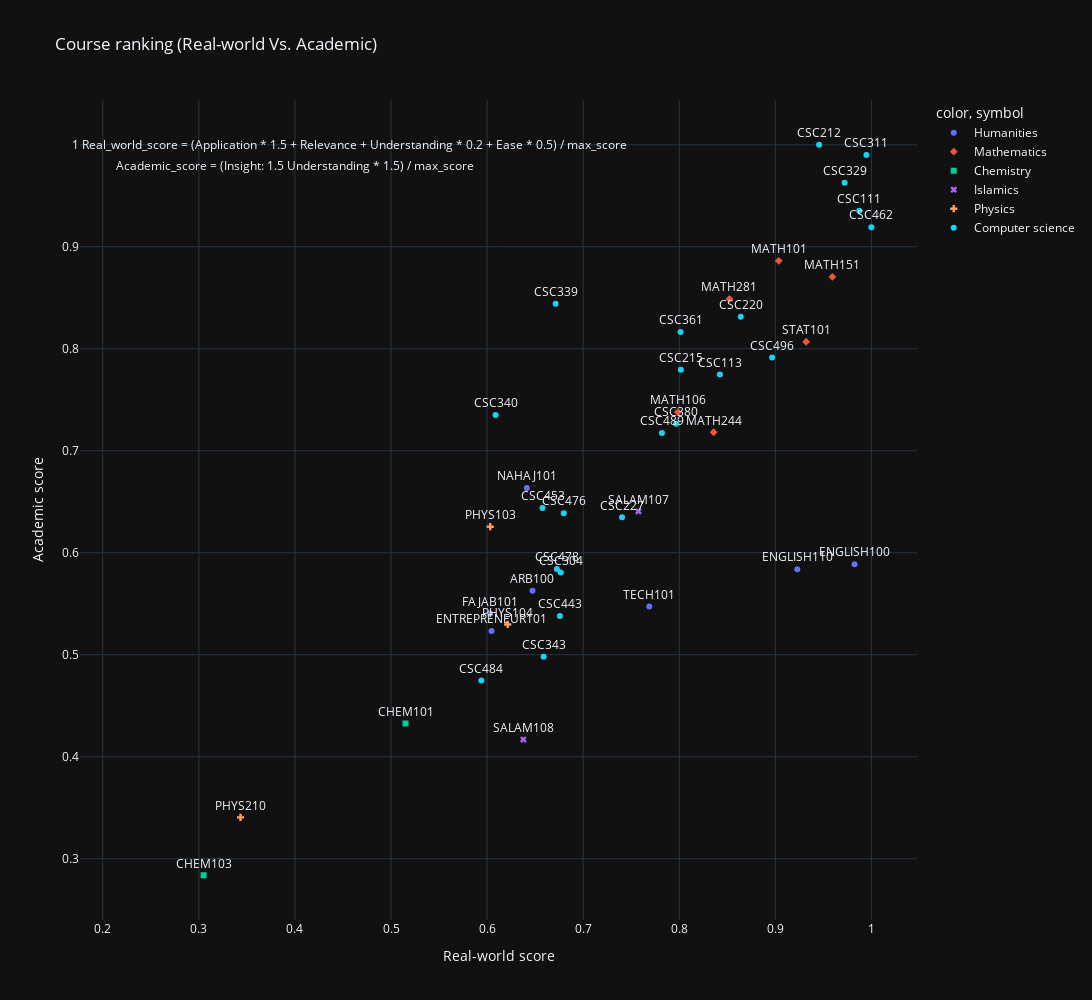

This figure's notebook cell:
### Code cell
sorted_categories = course_to_category(weighted_scores.index)
fig_weighted_scores = px.scatter(weighted_scores, x="Real-world score", y="Academic score",color=sorted_categories, symbol=sorted_categories, title="Course ranking (Real-world Vs. Academic)",
                hover_name=weighted_scores.index, text=weighted_scores.index)

remove_double_naming_in_legend(fig_weighted_scores)

fig_weighted_scores.update_traces(textposition="top center")
fig_weighted_scores.update_layout(height=1000, width=1600)
fig_weighted_scores.add_annotation(
    x=.4, y=.98,
    text="Academic_score = (Insight: 1.5 Understanding * 1.5) / max_score",
    showarrow=False
)
fig_weighted_scores.add_annotation(
    x=.462, y=1,
    text="Real_world_score = (Application * 1.5 + Relevance + Understanding * 0.2 + Ease * 0.5) / max_score",
    showarrow=False
)
fig_weighted_scores.write_image("images/Course ranking (Real-world Vs. Academic).png")
fig_weighted_scores

### Figure 1 — Plotly figure (JSON) as saved in the notebook; plotly's stock layout.template omitted (floating-point values rounded to 4 significant figures)
{"data": [{"hovertemplate": "<b>%{hovertext}</b><br><br>color=Humanities<br>symbol=Humanities<br>Real-world score=%{x}<br>Academic score=%{y}<br>index=%{text}<extra></extra>", "hovertext": ["ENGLISH100", "ARB100", "TECH101", "ENTREPRENEUR101", "FAJAB101", "NAHAJ101", "ENGLISH110"], "legendgroup": "Humanities, Humanities", "marker": {"color": "#636efa", "symbol": "circle"}, "mode": "markers+text", "name": "Humanities", "orientation": "v", "showlegend": true, "text": ["ENGLISH100", "ARB100", "TECH101", "ENTREPRENEUR101", "FAJAB101", "NAHAJ101", "ENGLISH110"], "textposition": "top center", "type": "scatter", "x": [0.9825, 0.6473, 0.7688, 0.6047, 0.6029, 0.6414, 0.9228], "xaxis": "x", "y": [0.5888, 0.5627, 0.5472, 0.5232, 0.5405, 0.6634, 0.5838], "yaxis": "y"}, {"hovertemplate": "<b>%{hovertext}</b><br><br>color=Mathematics<br>symbol=Mathematics<br>Real-world score=%{x}<br>Academic score=%{y}<br>index=%{text}<extra></extra>", "hovertext": ["MATH101", "STAT101", "MATH106", "MATH151", "MATH244", "MATH281"], "legendgroup": "Mathematics, Mathematics", "marker": {"color": "#EF553B", "symbol": "diamond"}, "mode": "markers+text", "name": "Mathematics", "orientation": "v", "showlegend": true, "text": ["MATH101", "STAT101", "MATH106", "MATH151", "MATH244", "MATH281"], "textposition": "top center", "type": "scatter", "x": [0.9036, 0.9321, 0.7985, 0.9594, 0.8358, 0.8522], "xaxis": "x", "y": [0.8862, 0.8069, 0.7378, 0.8705, 0.7181, 0.8488], "yaxis": "y"}, {"hovertemplate": "<b>%{hovertext}</b><br><br>color=Chemistry<br>symbol=Chemistry<br>Real-world score=%{x}<br>Academic score=%{y}<br>index=%{text}<extra></extra>", "hovertext": ["CHEM101", "CHEM103"], "legendgroup": "Chemistry, Chemistry", "marker": {"color": "#00cc96", "symbol": "square"}, "mode": "markers+text", "name": "Chemistry", "orientation": "v", "showlegend": true, "text": ["CHEM101", "CHEM103"], "textposition": "top center", "type": "scatter", "x": [0.5151, 0.305], "xaxis": "x", "y": [0.4325, 0.2838], "yaxis": "y"}, {"hovertemplate": "<b>%{hovertext}</b><br><br>color=Islamics<br>symbol=Islamics<br>Real-world score=%{x}<br>Academic score=%{y}<br>index=%{text}<extra></extra>", "hovertext": ["SALAM107", "SALAM108"], "legendgroup": "Islamics, Islamics", "marker": {"color": "#ab63fa", "symbol": "x"}, "mode": "markers+text", "name": "Islamics", "orientation": "v", "showlegend": true, "text": ["SALAM107", "SALAM108"], "textposition": "top center", "type": "scatter", "x": [0.7575, 0.6378], "xaxis": "x", "y": [0.6405, 0.4168], "yaxis": "y"}, {"hovertemplate": "<b>%{hovertext}</b><br><br>color=Physics<br>symbol=Physics<br>Real-world score=%{x}<br>Academic score=%{y}<br>index=%{text}<extra></extra>", "hovertext": ["PHYS104", "PHYS210", "PHYS103"], "legendgroup": "Physics, Physics", "marker": {"color": "#FFA15A", "symbol": "cross"}, "mode": "markers+text", "name": "Physics", "orientation": "v", "showlegend": true, "text": ["PHYS104", "PHYS210", "PHYS103"], "textposition": "top center", "type": "scatter", "x": [0.6214, 0.3434, 0.6033], "xaxis": "x", "y": [0.5297, 0.3405, 0.6255], "yaxis": "y"}, {"hovertemplate": "<b>%{hovertext}</b><br><br>color=Computer science<br>symbol=Computer science<br>Real-world score=%{x}<br>Academic score=%{y}<br>index=%{text}<extra></extra>", "hovertext": ["CSC111", "CSC113", "CSC220", "CSC212", "CSC215", "CSC304", "CSC380", "CSC227", "CSC311", "CSC339", "CSC343", "CSC361", "CSC329", "CSC340", "CSC453", "CSC496", "CSC443", "CSC462", "CSC476", "CSC478", "CSC484", "CSC489"], "legendgroup": "Computer science, Computer science", "marker": {"color": "#19d3f3", "symbol": "circle"}, "mode": "markers+text", "name": "Computer science", "orientation": "v", "showlegend": true, "text": ["CSC111", "CSC113", "CSC220", "CSC212", "CSC215", "CSC304", "CSC380", "CSC227", "CSC311", "CSC339", "CSC343", "CSC361", "CSC329", "CSC340", "CSC453", "CSC496", "CSC443", "CSC462", "CSC476", "CSC478", "CSC484", "CSC489"], "textposition": "top center", "type": "scatter", "x": [0.9874, 0.8423, 0.864, 0.9456, 0.8017, 0.6767, 0.7968, 0.7405, 0.9948, 0.6714, 0.6589, 0.8014, 0.9722, 0.6088, 0.6577, 0.8967, 0.6758, 1, 0.6798, 0.6727, 0.594, 0.782], "xaxis": "x", "y": [0.9352, 0.7748, 0.8313, 1, 0.7793, 0.5806, 0.7264, 0.6347, 0.9899, 0.8442, 0.4981, 0.8163, 0.9626, 0.7349, 0.6438, 0.7914, 0.538, 0.9192, 0.6387, 0.5841, 0.4748, 0.7173], "yaxis": "y"}], "layout": {"annotations": [{"showarrow": false, "text": "Academic_score = (Insight: 1.5 Understanding * 1.5) / max_score", "x": 0.4, "y": 0.98}, {"showarrow": false, "text": "Real_world_score = (Application * 1.5 + Relevance + Understanding * 0.2 + Ease * 0.5) / max_score", "x": 0.462, "y": 1}], "height": 1000, "legend": {"title": {"text": "color, symbol"}, "tracegroupgap": 0}, "title": {"text": "Course ranking (Real-world Vs. Academic)"}, "width": 1600, "xaxis": {"anchor": "y", "domain": [0, 1], "title": {"text": "Real-world score"}}, "yaxis": {"anchor": "x", "domain": [0, 1], "title": {"text": "Academic score"}}}}
